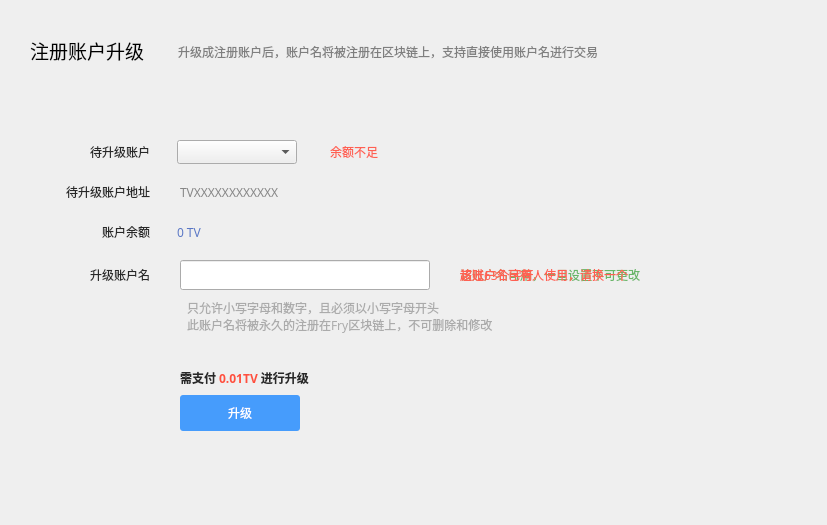
<?xml version="1.0" encoding="UTF-8"?>
<ui version="4.0">
 <class>UpgradePage</class>
 <widget class="QWidget" name="UpgradePage">
  <property name="geometry">
   <rect>
    <x>0</x>
    <y>0</y>
    <width>827</width>
    <height>525</height>
   </rect>
  </property>
  <property name="font">
   <font>
    <family>微软雅黑</family>
   </font>
  </property>
  <property name="windowTitle">
   <string>Form</string>
  </property>
  <property name="styleSheet">
   <string notr="true"/>
  </property>
  <widget class="QLabel" name="addressLabel">
   <property name="geometry">
    <rect>
     <x>180</x>
     <y>180</y>
     <width>520</width>
     <height>24</height>
    </rect>
   </property>
   <property name="font">
    <font>
     <family>微软雅黑</family>
    </font>
   </property>
   <property name="styleSheet">
    <string notr="true">color: rgb(134, 134, 134);</string>
   </property>
   <property name="text">
    <string notr="true">TVXXXXXXXXXXXX</string>
   </property>
  </widget>
  <widget class="QLabel" name="label_3">
   <property name="geometry">
    <rect>
     <x>90</x>
     <y>220</y>
     <width>60</width>
     <height>24</height>
    </rect>
   </property>
   <property name="font">
    <font>
     <family>微软雅黑</family>
    </font>
   </property>
   <property name="styleSheet">
    <string notr="true">color: rgb(40,40,40);</string>
   </property>
   <property name="text">
    <string>账户余额</string>
   </property>
   <property name="alignment">
    <set>Qt::AlignRight|Qt::AlignTrailing|Qt::AlignVCenter</set>
   </property>
  </widget>
  <widget class="QToolButton" name="upgradeBtn">
   <property name="geometry">
    <rect>
     <x>180</x>
     <y>395</y>
     <width>120</width>
     <height>36</height>
    </rect>
   </property>
   <property name="font">
    <font/>
   </property>
   <property name="cursor">
    <cursorShape>PointingHandCursor</cursorShape>
   </property>
   <property name="styleSheet">
    <string notr="true">QToolButton{background-color:#469cfc;color:#ffffff;border:0px solid rgb(64,153,255);border-radius:3px;}
QToolButton:hover{background-color:#62a9f8;}
QToolButton:disabled{background-color:#cecece;}</string>
   </property>
   <property name="text">
    <string>升级</string>
   </property>
  </widget>
  <widget class="QLineEdit" name="addressNameLineEdit">
   <property name="geometry">
    <rect>
     <x>180</x>
     <y>260</y>
     <width>250</width>
     <height>30</height>
    </rect>
   </property>
   <property name="font">
    <font>
     <family>微软雅黑</family>
    </font>
   </property>
   <property name="contextMenuPolicy">
    <enum>Qt::DefaultContextMenu</enum>
   </property>
  </widget>
  <widget class="QLabel" name="label_6">
   <property name="geometry">
    <rect>
     <x>60</x>
     <y>263</y>
     <width>90</width>
     <height>24</height>
    </rect>
   </property>
   <property name="font">
    <font>
     <family>微软雅黑</family>
    </font>
   </property>
   <property name="styleSheet">
    <string notr="true">color: rgb(40,40,40);</string>
   </property>
   <property name="text">
    <string>升级账户名</string>
   </property>
   <property name="alignment">
    <set>Qt::AlignRight|Qt::AlignTrailing|Qt::AlignVCenter</set>
   </property>
  </widget>
  <widget class="QLabel" name="label_5">
   <property name="geometry">
    <rect>
     <x>50</x>
     <y>180</y>
     <width>100</width>
     <height>24</height>
    </rect>
   </property>
   <property name="font">
    <font>
     <family>微软雅黑</family>
    </font>
   </property>
   <property name="styleSheet">
    <string notr="true">color: rgb(40,40,40);</string>
   </property>
   <property name="text">
    <string>待升级账户地址</string>
   </property>
   <property name="alignment">
    <set>Qt::AlignRight|Qt::AlignTrailing|Qt::AlignVCenter</set>
   </property>
  </widget>
  <widget class="QComboBox" name="accountComboBox">
   <property name="geometry">
    <rect>
     <x>177</x>
     <y>140</y>
     <width>120</width>
     <height>24</height>
    </rect>
   </property>
  </widget>
  <widget class="QLabel" name="label_10">
   <property name="geometry">
    <rect>
     <x>30</x>
     <y>35</y>
     <width>121</width>
     <height>31</height>
    </rect>
   </property>
   <property name="font">
    <font>
     <family>微软雅黑</family>
     <pointsize>14</pointsize>
    </font>
   </property>
   <property name="text">
    <string>注册账户升级</string>
   </property>
  </widget>
  <widget class="QLabel" name="balanceLabel">
   <property name="geometry">
    <rect>
     <x>177</x>
     <y>220</y>
     <width>221</width>
     <height>24</height>
    </rect>
   </property>
   <property name="font">
    <font>
     <family>微软雅黑</family>
    </font>
   </property>
   <property name="styleSheet">
    <string notr="true">color: rgb(90, 119, 197);</string>
   </property>
   <property name="text">
    <string notr="true">0 TV</string>
   </property>
  </widget>
  <widget class="QLabel" name="label_7">
   <property name="geometry">
    <rect>
     <x>20</x>
     <y>140</y>
     <width>130</width>
     <height>24</height>
    </rect>
   </property>
   <property name="font">
    <font>
     <family>微软雅黑</family>
    </font>
   </property>
   <property name="styleSheet">
    <string notr="true">color: rgb(40,40,40);</string>
   </property>
   <property name="text">
    <string>待升级账户</string>
   </property>
   <property name="alignment">
    <set>Qt::AlignRight|Qt::AlignTrailing|Qt::AlignVCenter</set>
   </property>
  </widget>
  <widget class="QLabel" name="label_8">
   <property name="geometry">
    <rect>
     <x>178</x>
     <y>44</y>
     <width>600</width>
     <height>16</height>
    </rect>
   </property>
   <property name="font">
    <font>
     <family>微软雅黑</family>
    </font>
   </property>
   <property name="styleSheet">
    <string notr="true">color: rgb(127, 127, 127);</string>
   </property>
   <property name="text">
    <string>升级成注册账户后，账户名将被注册在区块链上，支持直接使用账户名进行交易</string>
   </property>
   <property name="alignment">
    <set>Qt::AlignLeading|Qt::AlignLeft|Qt::AlignVCenter</set>
   </property>
  </widget>
  <widget class="QLabel" name="tipLabel">
   <property name="geometry">
    <rect>
     <x>330</x>
     <y>140</y>
     <width>200</width>
     <height>24</height>
    </rect>
   </property>
   <property name="styleSheet">
    <string notr="true">color: rgb(255, 96, 82);</string>
   </property>
   <property name="text">
    <string>余额不足</string>
   </property>
  </widget>
  <widget class="QLabel" name="tipLabel2">
   <property name="geometry">
    <rect>
     <x>187</x>
     <y>296</y>
     <width>600</width>
     <height>41</height>
    </rect>
   </property>
   <property name="font">
    <font/>
   </property>
   <property name="styleSheet">
    <string notr="true">color: rgb(171,171,171);</string>
   </property>
   <property name="text">
    <string>只允许小写字母和数字，且必须以小写字母开头
此账户名将被永久的注册在Fry区块链上，不可删除和修改</string>
   </property>
  </widget>
  <widget class="QLabel" name="label_4">
   <property name="geometry">
    <rect>
     <x>180</x>
     <y>366</y>
     <width>371</width>
     <height>24</height>
    </rect>
   </property>
   <property name="font">
    <font>
     <family>微软雅黑</family>
    </font>
   </property>
   <property name="styleSheet">
    <string notr="true"/>
   </property>
   <property name="text">
    <string>&lt;html&gt;&lt;head/&gt;&lt;body&gt;&lt;p&gt;&lt;span style=&quot; font-weight:600; color:#282828;&quot;&gt;需支付 &lt;/span&gt;&lt;span style=&quot; font-weight:600; color:#ff503f;&quot;&gt;0.01TV &lt;/span&gt;&lt;span style=&quot; font-weight:600; color:#282828;&quot;&gt;进行升级&lt;/span&gt;&lt;/p&gt;&lt;/body&gt;&lt;/html&gt;</string>
   </property>
   <property name="alignment">
    <set>Qt::AlignLeading|Qt::AlignLeft|Qt::AlignVCenter</set>
   </property>
  </widget>
  <widget class="QLabel" name="correctLabel">
   <property name="geometry">
    <rect>
     <x>460</x>
     <y>263</y>
     <width>350</width>
     <height>24</height>
    </rect>
   </property>
   <property name="styleSheet">
    <string notr="true">color: rgb(103,182,103);</string>
   </property>
   <property name="text">
    <string>该账户名可用，一旦设置不可更改</string>
   </property>
  </widget>
  <widget class="QLabel" name="wrongLabel">
   <property name="geometry">
    <rect>
     <x>460</x>
     <y>263</y>
     <width>200</width>
     <height>24</height>
    </rect>
   </property>
   <property name="styleSheet">
    <string notr="true">color: rgb(255, 96, 82);</string>
   </property>
   <property name="text">
    <string>该账户名已有人使用，请换一个</string>
   </property>
  </widget>
  <widget class="QLabel" name="wrongLabel2">
   <property name="geometry">
    <rect>
     <x>460</x>
     <y>263</y>
     <width>200</width>
     <height>24</height>
    </rect>
   </property>
   <property name="styleSheet">
    <string notr="true">color: rgb(255, 96, 82);</string>
   </property>
   <property name="text">
    <string>超过63个字符</string>
   </property>
  </widget>
 </widget>
 <resources/>
 <connections/>
</ui>
